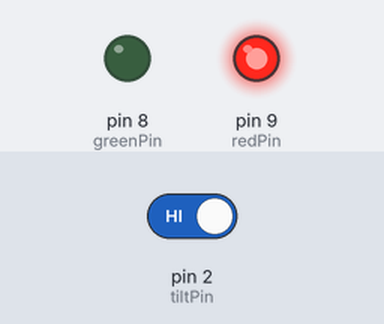
A sketch run on a simulated Arduino Uno, built with avr-gcc and run on an emulated ATmega328P. Parts: output pins drawn as LEDs (lit = HIGH). The test bench sets the inputs (shaded band); at power-on: pin 2 (tiltPin) HIGH. What the sketch prints to the serial monitor is not drawn.

Above: at 1.2 s.
1.3 s: pin 2 (tiltPin) driven LOW
At 2.1 s:
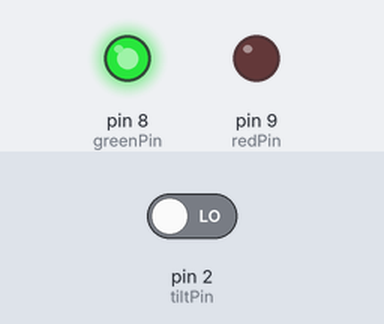
2.8 s: pin 2 (tiltPin) driven HIGH
At 3.3 s:
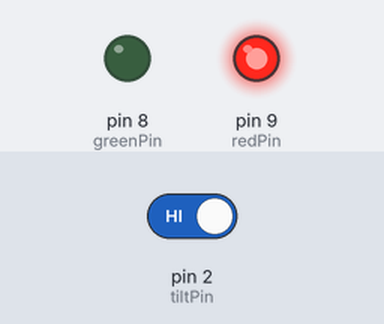
Timing chart, 0 to 5.8 s (numbered marks = the images above; inputs shaded):
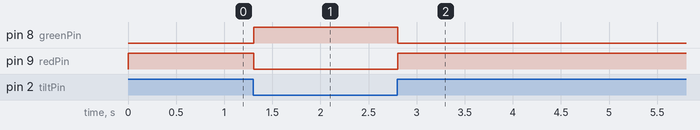

Measured:
- after the input at 1.3 s, pin 8 (greenPin): LOW → HIGH at once; pin 9 (redPin): HIGH → LOW at once
- after the input at 2.8 s, pin 8 (greenPin): HIGH → LOW at once; pin 9 (redPin): LOW → HIGH at once

The sketch:

tilt_switch_withLEDs.ino
```cpp
int tiltPin=2;
int tiltVal;
int greenPin=8;
int redPin=9;

void setup() {
  // put your setup code here, to run once:
  pinMode(tiltPin,INPUT);
  pinMode(redPin,OUTPUT);
  pinMode(greenPin,OUTPUT);
  digitalWrite(tiltPin,HIGH);
  Serial.begin(9600);

}

void loop() {
  // put your main code here, to run repeatedly:
  tiltVal=digitalRead(tiltPin);
  Serial.println(tiltVal);
  if(tiltVal==0){
    digitalWrite(greenPin,HIGH);
    digitalWrite(redPin,LOW);
    }
    if(tiltVal==1){
      digitalWrite(redPin,HIGH);
      digitalWrite(greenPin,LOW);
      }


}
```
